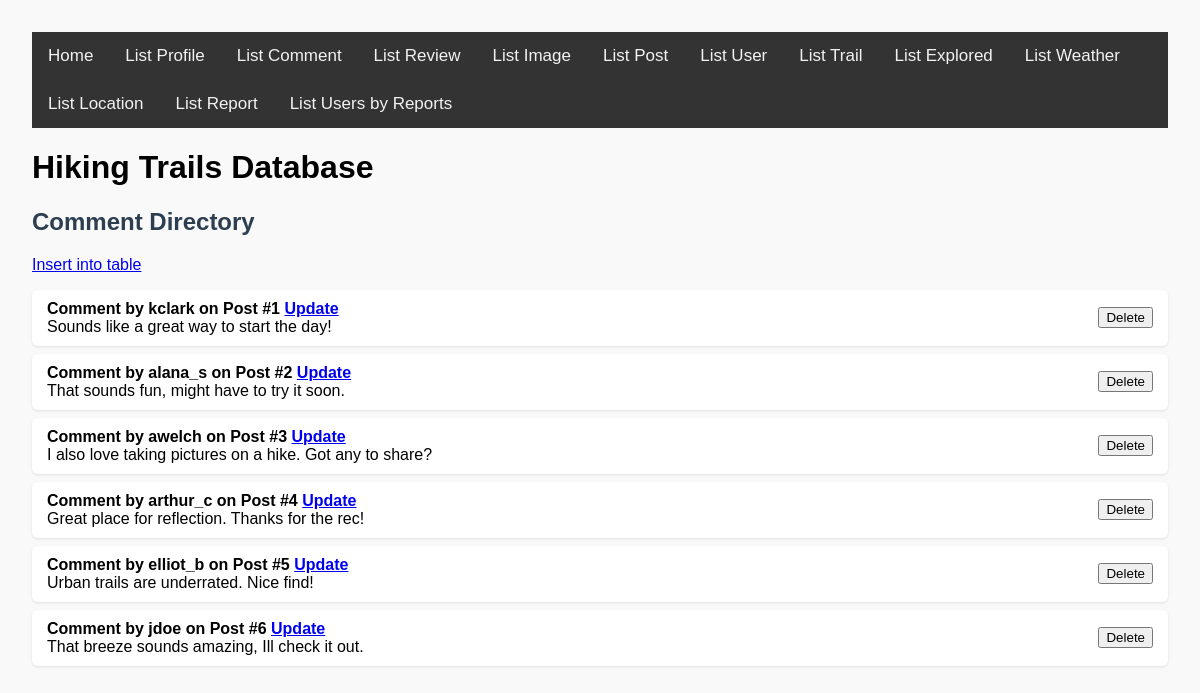
/list_comment.php, run on the app's committed database.
### tables this page shows
CREATE TABLE `comment` (
  `CommentID` int(11) NOT NULL AUTO_INCREMENT PRIMARY KEY,
  `PostID` int(11) NOT NULL,
  `Username` varchar(64) NOT NULL,
  `Description` varchar(255) NOT NULL,
  FOREIGN KEY (`PostID`) REFERENCES `post`(`PostID`) ON DELETE CASCADE,
  FOREIGN KEY (`Username`) REFERENCES `profile`(`Username`) ON DELETE CASCADE
);

### list_comment.php (the view, shortened to what this page needs)
<?php
require_once 'render.php';
?>
<!DOCTYPE html>
<html lang="en">
<head>
    <link rel="stylesheet" href="base.css">
</head>
<body>
<?php require_once 'header.inc.php'; ?>
<div>
    <h2>Comment Directory</h2>
    <a href="./insert.php?table=comment">Insert into table</a>
    <?php
    $conn = new mysqli($servername, $username, $password, $database, $port, $socket);
    $sql = "SELECT CommentID, PostID, Username, Description FROM comment";
    $stmt = $conn->prepare($sql);
    $stmt->execute();
    $comment_id = $post_id = $username = $description = null;
    render_rows(
        $stmt,
        function ($comment_id, $post_id, $username, $description) {
            $editLink = "<a href='update_comment.php?id=" . urlencode($comment_id) . "'>Update</a>";
            $title = "Comment by $username on Post #$post_id $editLink";
            return get_row_title($title) . "<br>" . get_row_sub($description);
        },
        "CommentID",
        "comment",
        false,
        $comment_id, $post_id, $username, $description
    );
    ?>
</div>
</body>
</html>

### render.php (shortened to what this page needs)
<?php
function render_rows(
    mysqli_stmt $stmt,
    callable $get_row_func,
    string $primary_key_column,
    string $table_name,
    bool $is_composite = false,
    &$bound_var,
    &...$bound_vars
): void {
    $stmt->execute();
    $stmt->bind_result($bound_var, ...$bound_vars);
    $rows = [];
    while ($stmt->fetch()) {
        $row = [$bound_var];
        foreach ($bound_vars as $var) {
            $row[] = $var;
        }
        $rows[] = $row;
    }
    echo "<ul class='row-list'>";
    foreach ($rows as $row_data) {
        $clean_var = htmlspecialchars($row_data[0]);
        $form_fields = "";
        $row_id = $clean_var;
        echo "<li style='display: flex; justify-content: space-between; align-items: center; flex-direction: row;'>
            <div>" . $get_row_func(...$row_data) . "</div>";
        if (!empty($primary_key_column)) {
            echo "<form method='POST' style='margin-left: 1em;' onsubmit=\"return confirm('Delete this row?');\">
                <input type='hidden' name='row_id' value='" . $row_id . "'>
                <input type='hidden' name='table' value='" . $table_name . "'>
                $form_fields
                <button type='submit' class='delete-btn'>Delete</button>
            </form>";
        }
        echo "</li>";
    }
    echo "</ul>";
}
function get_row_title(string $column_data): string {
    return "<strong>" . $column_data . "</strong>";
}
function get_row_sub(string $column_data): string {
    return  $column_data;
}
?>

### base.css (style rules this page uses)
body { font-family: Arial, sans-serif; margin: 2em; background-color: #f9f9f9; }
h2 { color: #2c3e50; }
ul.row-list { list-style: none; padding: 0; }
ul.row-list li, .insert-input-div { background: #ffffff; padding: 10px 15px; margin: 8px 0; border-radius: 6px; box-shadow: 0 1px 3px rgba(0, 0, 0, 0.1); }

### data on the page
comment: column_data "Comment by kclark on Post #1", description "Sounds like a great way to start the day!"
comment: column_data "Comment by alana_s on Post #2", description "That sounds fun, might have to try it soon."
comment: column_data "Comment by awelch on Post #3", description "I also love taking pictures on a hike. Got any to share?"
comment: column_data "Comment by arthur_c on Post #4", description "Great place for reflection. Thanks for the rec!"
comment: column_data "Comment by elliot_b on Post #5", description "Urban trails are underrated. Nice find!"
comment: column_data "Comment by jdoe on Post #6", description "That breeze sounds amazing, Ill check it out."
